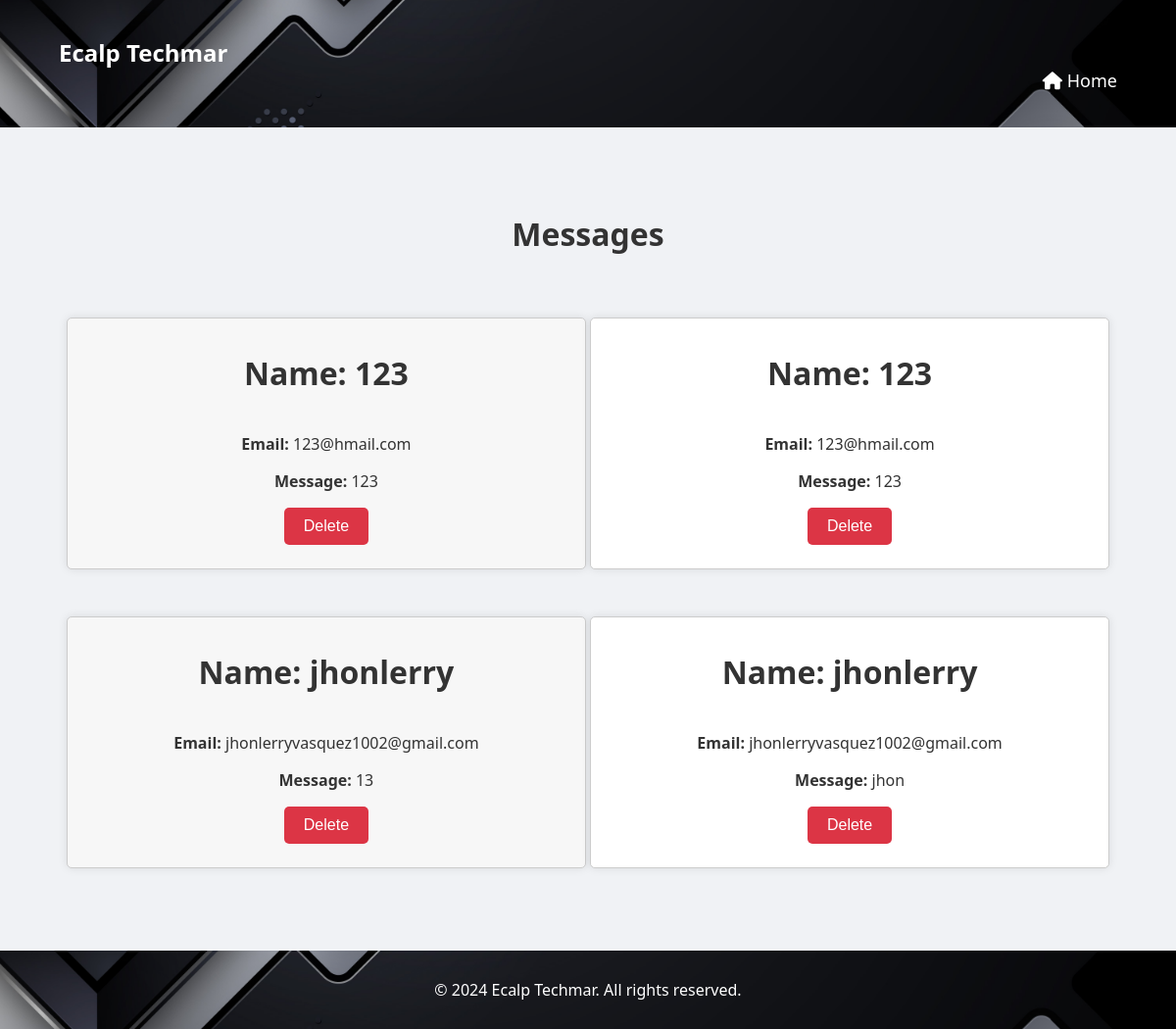
/messages/ (signed in), run on the app's committed database.
### main/models.py (models this page shows, shortened)
class ContactMessage(models.Model):
    name = models.CharField(max_length=255)
    email = models.EmailField()
    message = models.TextField()
    created_at = models.DateTimeField(auto_now_add=True)

### custom_admin/views.py (the view)
# urls.py: path('messages/', views.messages, name='messages'),
@login_required
@user_passes_test(is_staff)
def messages(request):
    messages = ContactMessage.objects.all()
    return render(request, 'messages.html', {'messages': messages})

### custom_admin/views.py (called while the page is built)
def is_staff(user):
    return user.is_staff or user.is_superuser

### custom_admin/templates/messages.html (shortened to what this page needs)
<!DOCTYPE html>
<html lang="en">
<head>
    {% load static %}
    <link rel="stylesheet" href="{% static 'main/styles.css' %}">
    <link rel="stylesheet" href="https://cdnjs.cloudflare.com/ajax/libs/font-awesome/6.0.0-beta3/css/all.min.css">
</head>
<body>
    <header>
    <div class="container">
        <h1 class="logo">Ecalp Techmar</h1>
        <nav>
            <ul>
                  <li><a href="{% url 'custom_admin:admin_dashboard' %}"><i class="fas fa-home"></i> Home</a></li>
            </ul>
        </nav>
    </div>
</header>
   <section id="messages">
    <h2>Messages</h2>
    <div class="messages">
        {% for message in messages %}
            <div class="message">
                <h2>Name: {{ message.name }}</h2>
                <p><b>Email:</b> {{ message.email }}</p>
                <p><b>Message:</b> {{ message.message }}</p>
                <div class="button-group">
    <button class="new-delete-button">
        <a href="{% url 'custom_admin:delete_message' message.pk %}" onclick="return confirm('Are you sure you want to delete this message?')">
            Delete
        </a>
    </button>
</div>
            </div>
        {% endfor %}
    </div>
</section>
    <footer>
        <div class="container">
            <div class="footer-content">
                <p style="text-align: center; width: 100%;">&copy; 2024 Ecalp Techmar. All rights reserved.</p>
            </div>
        </div>
    </footer>
</body>
</html>

### main/static/main/styles.css (style rules this page uses)
body { font-family: 'Segoe UI', Tahoma, Geneva, Verdana, sans-serif; margin: 0; padding: 0; box-sizing: border-box; background-color: #f0f2f5; color: #333; }
header { background-color: #343a40; color: white; padding: 15px 0; position: sticky; top: 0; z-index: 1000; }
.container { width: 90%; max-width: 1200px; margin: 0 auto; padding: 0 15px; }
.logo { margin: 0; font-size: 24px; }
nav ul { list-style: none; padding: 0; display: flex; justify-content: flex-end; margin: 0; }
nav ul li { margin-left: 20px; }
nav ul li a { color: white; text-decoration: none; font-size: 18px; transition: color 0.3s; }
section { padding: 60px 0; }
section h2 { text-align: center; margin-bottom: 40px; font-size: 32px; }
footer { background-color: #343a40; color: white; padding: 15px 0; text-align: center; }
.footer-content { display: flex; justify-content: space-between; align-items: center; flex-wrap: wrap; }
.footer-content p { margin: 0; }

### data on the page
ContactMessage: name "123", email "123@hmail.com", message "123"
ContactMessage: name "123", email "123@hmail.com", message "123"
ContactMessage: name "jhonlerry", email "jhonlerryvasquez1002@gmail.com", message "13"
ContactMessage: name "jhonlerry", email "jhonlerryvasquez1002@gmail.com", message "jhon"
